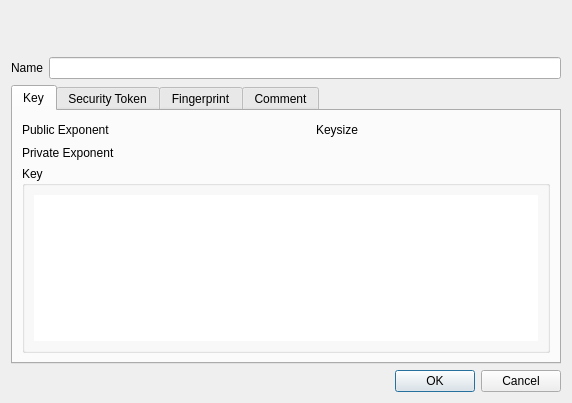
<?xml version="1.0" encoding="UTF-8"?>
<ui version="4.0">
 <class>KeyDetail</class>
 <widget class="QDialog" name="KeyDetail">
  <property name="geometry">
   <rect>
    <x>0</x>
    <y>0</y>
    <width>572</width>
    <height>403</height>
   </rect>
  </property>
  <layout class="QVBoxLayout" name="verticalLayout_4">
   <item>
    <layout class="QHBoxLayout">
     <item>
      <widget class="QLabel" name="tlHeader">
       <property name="font">
        <font>
         <family>Arial</family>
         <pointsize>14</pointsize>
         <weight>50</weight>
         <italic>false</italic>
         <bold>false</bold>
         <underline>false</underline>
         <strikeout>false</strikeout>
        </font>
       </property>
       <property name="text">
        <string/>
       </property>
      </widget>
     </item>
     <item>
      <spacer>
       <property name="orientation">
        <enum>Qt::Horizontal</enum>
       </property>
       <property name="sizeType">
        <enum>QSizePolicy::Expanding</enum>
       </property>
       <property name="sizeHint" stdset="0">
        <size>
         <width>20</width>
         <height>20</height>
        </size>
       </property>
      </spacer>
     </item>
     <item>
      <widget class="QLabel" name="image">
       <property name="sizePolicy">
        <sizepolicy hsizetype="Fixed" vsizetype="Fixed">
         <horstretch>0</horstretch>
         <verstretch>0</verstretch>
        </sizepolicy>
       </property>
       <property name="minimumSize">
        <size>
         <width>95</width>
         <height>40</height>
        </size>
       </property>
       <property name="maximumSize">
        <size>
         <width>95</width>
         <height>40</height>
        </size>
       </property>
       <property name="scaledContents">
        <bool>true</bool>
       </property>
      </widget>
     </item>
    </layout>
   </item>
   <item>
    <layout class="QHBoxLayout" name="horizontalLayout_3">
     <item>
      <widget class="QLabel" name="TextLabel1">
       <property name="text">
        <string>Name</string>
       </property>
      </widget>
     </item>
     <item>
      <widget class="QLineEdit" name="keyDesc">
       <property name="toolTip">
        <string>The internal name of the key used by xca</string>
       </property>
      </widget>
     </item>
    </layout>
   </item>
   <item>
    <widget class="QTabWidget" name="tabWidget">
     <property name="currentIndex">
      <number>0</number>
     </property>
     <widget class="QWidget" name="key">
      <attribute name="title">
       <string>Key</string>
      </attribute>
      <layout class="QVBoxLayout" name="verticalLayout_2">
       <item>
        <layout class="QHBoxLayout" name="horizontalLayout">
         <item>
          <widget class="QLabel" name="tlPubEx">
           <property name="text">
            <string>Public Exponent</string>
           </property>
          </widget>
         </item>
         <item>
          <widget class="CopyLabel" name="keyPubEx"/>
         </item>
         <item>
          <spacer>
           <property name="orientation">
            <enum>Qt::Horizontal</enum>
           </property>
           <property name="sizeType">
            <enum>QSizePolicy::MinimumExpanding</enum>
           </property>
           <property name="sizeHint" stdset="0">
            <size>
             <width>20</width>
             <height>20</height>
            </size>
           </property>
          </spacer>
         </item>
         <item>
          <widget class="QLabel" name="TextLabel3">
           <property name="text">
            <string>Keysize</string>
           </property>
          </widget>
         </item>
         <item>
          <widget class="CopyLabel" name="keyLength">
           <property name="sizePolicy">
            <sizepolicy hsizetype="Expanding" vsizetype="Fixed">
             <horstretch>0</horstretch>
             <verstretch>0</verstretch>
            </sizepolicy>
           </property>
          </widget>
         </item>
        </layout>
       </item>
       <item>
        <layout class="QHBoxLayout" name="horizontalLayout_2">
         <item>
          <widget class="QLabel" name="tlPrivEx">
           <property name="sizePolicy">
            <sizepolicy hsizetype="Minimum" vsizetype="Preferred">
             <horstretch>0</horstretch>
             <verstretch>0</verstretch>
            </sizepolicy>
           </property>
           <property name="text">
            <string>Private Exponent</string>
           </property>
          </widget>
         </item>
         <item>
          <widget class="ClickLabel" name="keyPrivEx">
           <property name="sizePolicy">
            <sizepolicy hsizetype="Expanding" vsizetype="Ignored">
             <horstretch>0</horstretch>
             <verstretch>0</verstretch>
            </sizepolicy>
           </property>
          </widget>
         </item>
        </layout>
       </item>
       <item>
        <widget class="QGroupBox" name="tlModulus">
         <property name="title">
          <string>Key</string>
         </property>
         <layout class="QVBoxLayout" name="verticalLayout">
          <item>
           <widget class="QTextBrowser" name="keyModulus">
            <property name="frameShape">
             <enum>QFrame::NoFrame</enum>
            </property>
            <property name="frameShadow">
             <enum>QFrame::Sunken</enum>
            </property>
            <property name="horizontalScrollBarPolicy">
             <enum>Qt::ScrollBarAlwaysOff</enum>
            </property>
            <property name="acceptRichText">
             <bool>false</bool>
            </property>
            <property name="textInteractionFlags">
             <set>Qt::TextSelectableByKeyboard|Qt::TextSelectableByMouse</set>
            </property>
            <property name="openLinks">
             <bool>false</bool>
            </property>
           </widget>
          </item>
         </layout>
        </widget>
       </item>
      </layout>
     </widget>
     <widget class="QWidget" name="token">
      <attribute name="title">
       <string>Security Token</string>
      </attribute>
      <layout class="QVBoxLayout" name="verticalLayout_5">
       <item>
        <spacer name="verticalSpacer_2">
         <property name="orientation">
          <enum>Qt::Vertical</enum>
         </property>
         <property name="sizeHint" stdset="0">
          <size>
           <width>20</width>
           <height>33</height>
          </size>
         </property>
        </spacer>
       </item>
       <item>
        <layout class="QGridLayout" name="gridLayout">
         <item row="0" column="0">
          <widget class="QLabel" name="label_5">
           <property name="text">
            <string>Label</string>
           </property>
          </widget>
         </item>
         <item row="0" column="1">
          <widget class="CopyLabel" name="slotLabel"/>
         </item>
         <item row="1" column="0">
          <widget class="QLabel" name="label_6">
           <property name="text">
            <string>PKCS#11 ID</string>
           </property>
          </widget>
         </item>
         <item row="1" column="1">
          <widget class="CopyLabel" name="cardId"/>
         </item>
        </layout>
       </item>
       <item>
        <spacer name="verticalSpacer">
         <property name="orientation">
          <enum>Qt::Vertical</enum>
         </property>
         <property name="sizeHint" stdset="0">
          <size>
           <width>20</width>
           <height>32</height>
          </size>
         </property>
        </spacer>
       </item>
       <item>
        <widget class="QGroupBox" name="groupBox">
         <property name="title">
          <string>Token information</string>
         </property>
         <layout class="QGridLayout" name="gridLayout_2">
          <item row="0" column="0">
           <widget class="QLabel" name="label_3">
            <property name="text">
             <string>Model</string>
            </property>
           </widget>
          </item>
          <item row="0" column="1">
           <widget class="CopyLabel" name="cardModel"/>
          </item>
          <item row="1" column="0">
           <widget class="QLabel" name="label">
            <property name="text">
             <string>Manufacturer</string>
            </property>
           </widget>
          </item>
          <item row="1" column="1">
           <widget class="CopyLabel" name="cardManufacturer"/>
          </item>
          <item row="2" column="0">
           <widget class="QLabel" name="label_2">
            <property name="text">
             <string>Serial</string>
            </property>
           </widget>
          </item>
          <item row="2" column="1">
           <widget class="CopyLabel" name="cardSerial"/>
          </item>
          <item row="3" column="0">
           <widget class="QLabel" name="label_4">
            <property name="text">
             <string>Label</string>
            </property>
           </widget>
          </item>
          <item row="3" column="1">
           <widget class="CopyLabel" name="cardLabel">
            <property name="text">
             <string/>
            </property>
           </widget>
          </item>
         </layout>
        </widget>
       </item>
      </layout>
     </widget>
     <widget class="QWidget" name="fingerprint">
      <attribute name="title">
       <string>Fingerprint</string>
      </attribute>
     </widget>
     <widget class="QWidget" name="commenttab">
      <attribute name="title">
       <string>Comment</string>
      </attribute>
      <layout class="QVBoxLayout" name="verticalLayout_3">
       <item>
        <widget class="QTextEdit" name="comment">
         <property name="acceptDrops">
          <bool>false</bool>
         </property>
         <property name="html">
          <string notr="true">&lt;!DOCTYPE HTML PUBLIC &quot;-//W3C//DTD HTML 4.0//EN&quot; &quot;http://www.w3.org/TR/REC-html40/strict.dtd&quot;&gt;
&lt;html&gt;&lt;head&gt;&lt;meta name=&quot;qrichtext&quot; content=&quot;1&quot; /&gt;&lt;style type=&quot;text/css&quot;&gt;
p, li { white-space: pre-wrap; }
&lt;/style&gt;&lt;/head&gt;&lt;body style=&quot; font-family:'Ubuntu'; font-size:11pt; font-weight:400; font-style:normal;&quot;&gt;
&lt;p style=&quot;-qt-paragraph-type:empty; margin-top:0px; margin-bottom:0px; margin-left:0px; margin-right:0px; -qt-block-indent:0; text-indent:0px; font-family:'Sans Serif'; font-size:9pt;&quot;&gt;&lt;br /&gt;&lt;/p&gt;&lt;/body&gt;&lt;/html&gt;</string>
         </property>
        </widget>
       </item>
      </layout>
     </widget>
    </widget>
   </item>
   <item>
    <widget class="QDialogButtonBox" name="buttonBox">
     <property name="standardButtons">
      <set>QDialogButtonBox::Cancel|QDialogButtonBox::Ok</set>
     </property>
    </widget>
   </item>
  </layout>
 </widget>
 <customwidgets>
  <customwidget>
   <class>ClickLabel</class>
   <extends>QLabel</extends>
   <header>widgets/click_label.h</header>
  </customwidget>
  <customwidget>
   <class>CopyLabel</class>
   <extends>QLabel</extends>
   <header>widgets/click_label.h</header>
  </customwidget>
 </customwidgets>
 <resources/>
 <connections>
  <connection>
   <sender>buttonBox</sender>
   <signal>accepted()</signal>
   <receiver>KeyDetail</receiver>
   <slot>accept()</slot>
   <hints>
    <hint type="sourcelabel">
     <x>485</x>
     <y>405</y>
    </hint>
    <hint type="destinationlabel">
     <x>258</x>
     <y>379</y>
    </hint>
   </hints>
  </connection>
  <connection>
   <sender>buttonBox</sender>
   <signal>rejected()</signal>
   <receiver>KeyDetail</receiver>
   <slot>reject()</slot>
   <hints>
    <hint type="sourcelabel">
     <x>485</x>
     <y>475</y>
    </hint>
    <hint type="destinationlabel">
     <x>530</x>
     <y>428</y>
    </hint>
   </hints>
  </connection>
 </connections>
</ui>
